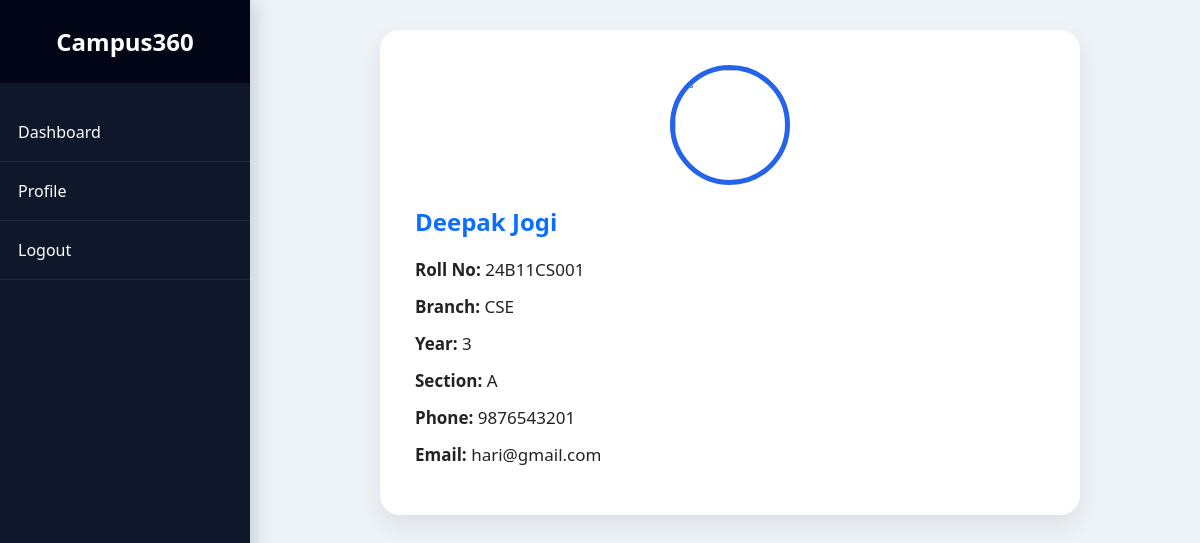
Page /profile (signed in) on the committed database.
### tables this page shows
CREATE TABLE students(

id INTEGER PRIMARY KEY AUTOINCREMENT,

rollno TEXT UNIQUE NOT NULL,

password TEXT NOT NULL,

name TEXT NOT NULL,

branch TEXT,

year TEXT,

section TEXT,

phone TEXT,

email TEXT,

address TEXT,

dob TEXT,

bloodgroup TEXT

);

### app.py (the view)
@app.route("/profile")
def profile():
    if "student" not in session:
        return redirect("/")
    conn = get_connection()
    cursor = conn.cursor()
    cursor.execute(
        "SELECT * FROM students WHERE rollno=?",
        (session["student"],)
    )
    student = cursor.fetchone()
    conn.close()
    return render_template(
        "profile.html",
        student=student
    )

### app.py (called while the page is built)
def get_connection():
    conn = sqlite3.connect("portal.db")
    conn.row_factory = sqlite3.Row
    return conn

@app.context_processor
def inject_user():
    return dict(
        student=session.get("student"),
        faculty=session.get("faculty"),
        admin=session.get("admin")
    )

@app.before_request
def before_request():
    pass

@app.after_request
def after_request(response):
    response.headers["Cache-Control"] = "no-store"
    return response

### templates/profile.html (shortened to what this page needs)
<!DOCTYPE html>
<html>
<head>
<link rel="stylesheet" href="{{ url_for('static', filename='style.css') }}">
</head>
<body>
<div class="sidebar">
<h2>Campus360</h2>
<ul>
<li><a href="/student_dashboard">Dashboard</a></li>
<li><a href="/profile">Profile</a></li>
<li><a href="/logout">Logout</a></li>
</ul>
</div>
<div class="main">
<div class="profile-card">
<img src="{{ url_for('static', filename='student.png') }}" class="profile-img">
<h2>{{ student['name'] }}</h2>
<p><b>Roll No:</b> {{ student['rollno'] }}</p>
<p><b>Branch:</b> {{ student['branch'] }}</p>
<p><b>Year:</b> {{ student['year'] }}</p>
<p><b>Section:</b> {{ student['section'] }}</p>
<p><b>Phone:</b> {{ student['phone'] }}</p>
<p><b>Email:</b> {{ student['email'] }}</p>
</div>
</div>
</body>
</html>

### static/style.css (style rules this page uses)
* { margin:0; padding:0; box-sizing:border-box; font-family:'Segoe UI',Tahoma,Geneva,Verdana,sans-serif; }
body { background:#eef3f8; color:#222; }
.sidebar { position:fixed; left:0; top:0; width:250px; height:100%; background:#0f172a; color:white; overflow:auto; }
.sidebar h2 { padding:25px; text-align:center; background:#020617; font-size:24px; }
.sidebar ul { list-style:none; }
.sidebar ul li { border-bottom:1px solid rgba(255,255,255,.08); }
.sidebar ul li a { display:block; color:white; text-decoration:none; padding:18px; transition:.3s; }
.main { margin-left:260px; padding:30px; }
.profile-card { background:white; border-radius:20px; padding:35px; box-shadow:0 10px 25px rgba(0,0,0,.08); max-width:700px; margin:auto; }
.profile-card h2 { color:#0b6efd; margin-bottom:20px; }
.profile-card p { margin:14px 0; font-size:17px; }
.main { animation:fade .6s ease; }
.card, .profile-card, .form-box, table, .notification { transition:.35s; }
h2 { margin-bottom:20px; }
* { transition:.25s; }
.sidebar { box-shadow:5px 0 20px rgba(0,0,0,.15); }
.sidebar ul li { position:relative; }
.profile-img { width:120px; height:120px; border-radius:50%; border:5px solid #2563eb; object-fit:cover; display:block; margin:auto; margin-bottom:20px; }
a { text-decoration:none; }

### rows in the picture
students: name "Deepak Jogi", rollno "24B11CS001", branch "CSE", year "3", section "A", phone "9876543201", email "hari@gmail.com"
